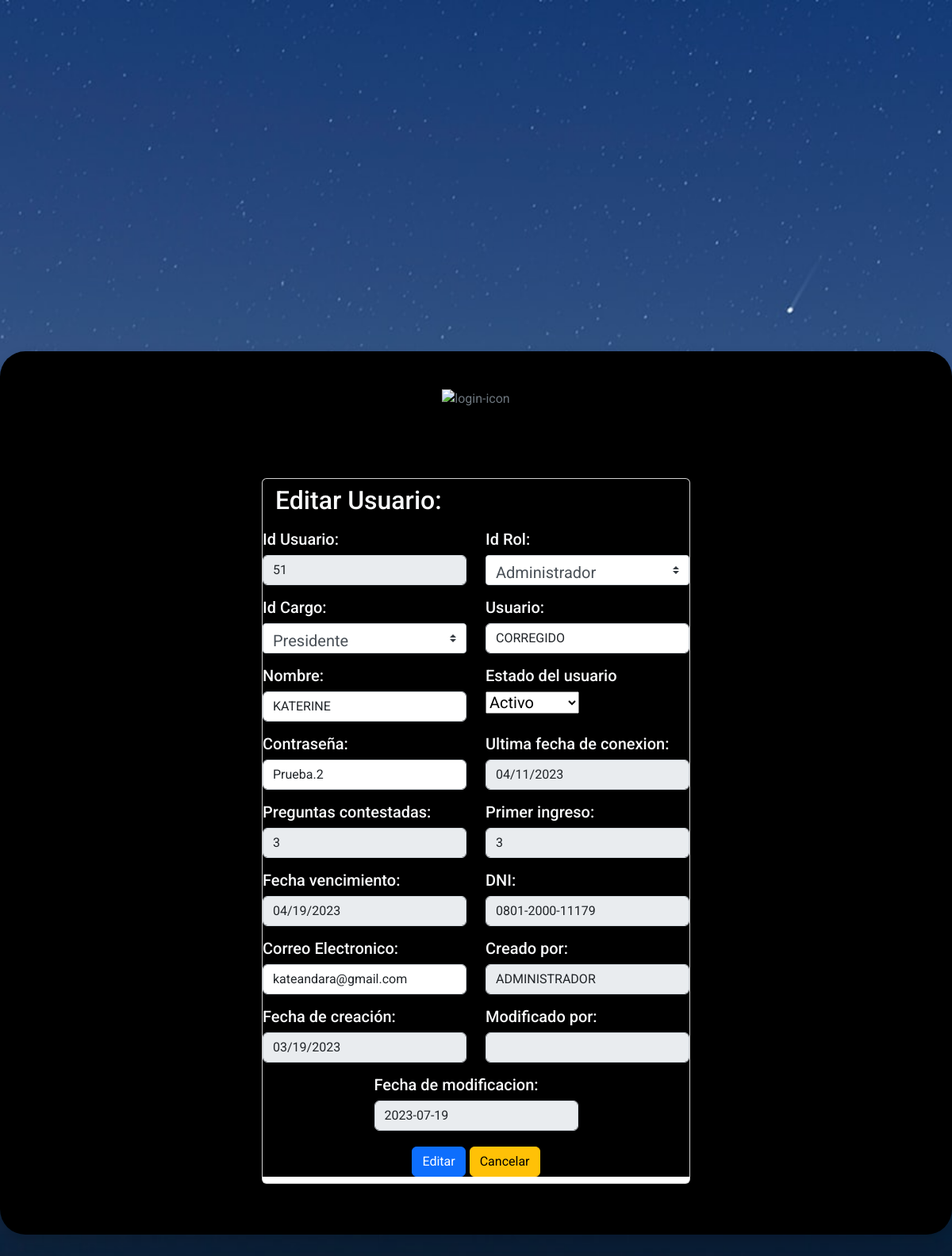
/Formularios/EditarUsuario.php?Id_Usuario=51, run on an earlier commit of the app's database.
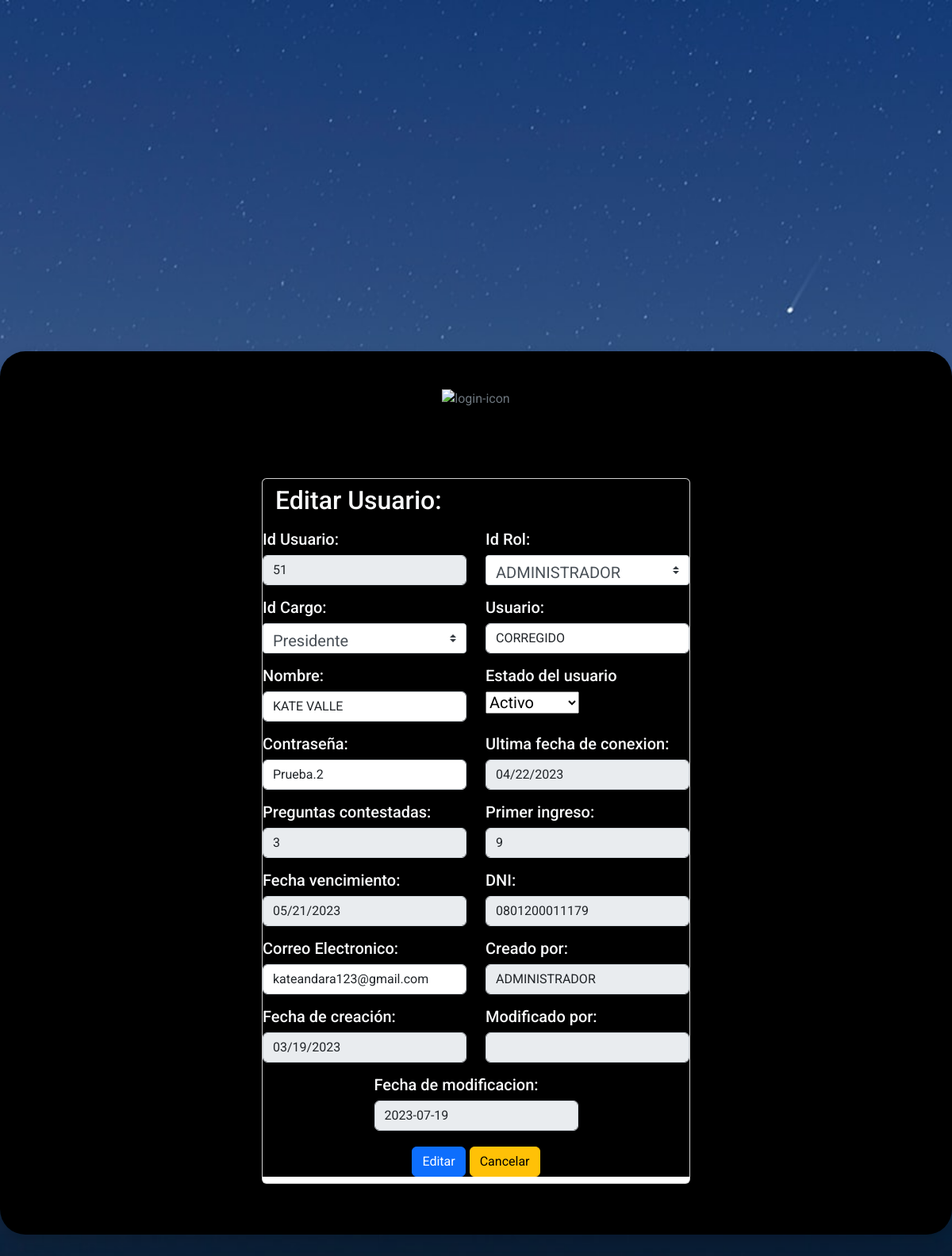
And on a later commit of the database.
### tables this page shows
CREATE TABLE `tbl_ms_usuarios` (
  `Id_Usuario` int NOT NULL AUTO_INCREMENT,
  `Id_Rol` int NOT NULL,
  `Id_Cargo` int NOT NULL,
  `Usuario` varchar(45) DEFAULT NULL,
  `Nombre` varchar(60) DEFAULT NULL,
  `Estado` varchar(45) DEFAULT NULL,
  `Contraseña` varchar(15) DEFAULT NULL,
  `Fecha_ultima_conexion` date DEFAULT NULL,
  `Preguntas_contestadas` int DEFAULT NULL,
  `Primer_ingreso` int DEFAULT NULL,
  `Fecha_vencimiento` date DEFAULT NULL,
  `DNI` varchar(16) DEFAULT NULL,
  `Correo_Electronico` varchar(45) DEFAULT NULL,
  `Creado_por` varchar(45) DEFAULT NULL,
  `Fecha_creacion` date DEFAULT NULL,
  `Modificado_por` varchar(45) DEFAULT NULL,
  `Fecha_modificacion` date DEFAULT NULL,
  PRIMARY KEY (`Id_Usuario`),
  KEY `fk_TBL_MS_USUARIOS_TBL_MS_ROLES1_idx` (`Id_Rol`),
  KEY `fk_TBL_MS_USUARIOS_TBL_CARGOS1_idx` (`Id_Cargo`),
  CONSTRAINT `FK_Id_Rol_TBL_MS_USUARIOS_TBL_MS_ROLES` FOREIGN KEY (`Id_Rol`) REFERENCES `tbl_ms_roles` (`Id_Rol`),
  CONSTRAINT `fk_TBL_MS_USUARIOS_TBL_CARGOS1` FOREIGN KEY (`Id_Cargo`) REFERENCES `tbl_cargos` (`Id_Cargo`)
);

### Formularios/EditarUsuario.php (the view, shortened to what the changed rows need)
<!doctype html>
<html lang="en">
  <head>
  <link rel="stylesheet" href="../style3.css">
<link rel="stylesheet" href="https://cdnjs.cloudflare.com/ajax/libs/font-awesome/4.7.0/css/font-awesome.min.css">
<link rel="stylesheet" href="https://maxcdn.bootstrapcdn.com/bootstrap/4.0.0/css/bootstrap.min.css">
    <link rel="stylesheet" href="https://cdn.jsdelivr.net/npm/bootstrap@5.0.2/dist/css/bootstrap.min.css">
    <link rel="stylesheet" href="https://cdn.jsdelivr.net/npm/bootstrap-icons@1.5.0/font/bootstrap-icons.css">
  <link href='https://unpkg.com/boxicons@2.1.1/css/boxicons.min.css' rel='stylesheet'>
  <link href="https://cdn.jsdelivr.net/npm/bootstrap@5.2.0/dist/css/bootstrap.min.css" rel="stylesheet">
  </head>
  <body>
  <?php
    include_once '../config/conexion2.php';
    $Id_Usuario = $_GET['Id_Usuario'];
    $sentencia = $conexion->prepare("select * from tbl_ms_usuarios where Id_Usuario = ?;");
    $sentencia->execute([$Id_Usuario]);
    $usuario = $sentencia->fetch(PDO::FETCH_OBJ);
    require_once("../config/conexion.php");
    $resultado = mysqli_query($conexion,"SELECT Id_Rol, Rol FROM tbl_ms_roles");
    ?>
<div class="bg-black p-5 rounded-5 text-secondary shadow " style="width: 80rem">
    <div class="row justify-content-center ">
        <div class="form-group col-md-6" >
            <div class="card">
                <div class="card-header bg-black">
                   <h2 class="text-light"> Editar Usuario:</h2>
                </div>
                <h5>
                <form class="p-12 bg-black" method="POST" action="EditarUsuario.php?Id_Usuario=<?php echo $_GET['Id_Usuario'] ?>">
                <div class="row justify-content-center">
                <div class="form-group col-md-6">
                        <label class="text-light"> Id Usuario: </label>
                        <input type="number" class="form-control"  readonly name="Id_Usuario"   required readonly
                        value="<?php echo $usuario->Id_Usuario; ?>">
                </div>
                    <div class="form-group col-md-6">
                        <label class="text-light">Id Rol: </label>
                        <select name="Id_Rol" class="custom-select">
                                <?php while ($fila = $resultado->fetch_assoc()):
                                    $id_rol = $fila["Id_Rol"];
                                    $rol = $fila["Rol"];
                                     $s =  ($usuario->Id_Rol == $id_rol ) ? 'selected' : '';
                                    echo "<option
                                      ".$s."
                                    value='{$id_rol}'>{$rol}
                                    </option>";
                                    endwhile;
                                ?>
                        </select>
                    </div>
                    </div>
                    <div class="row justify-content-center">
                        <div class="form-group col-md-6">
                            <label class="text-light">Usuario: </label>
                            <input style=" text-transform: uppercase; " type="text" class="form-control" name="Usuario" maxlength="45" autofocus required
                            value="<?php echo $usuario->Usuario; ?>">
                        </div>
                    </div>
                    <div class="row justify-content-center">
                        <div class="form-group col-md-6">
                            <label class="text-light">Nombre: </label>
                            <input style=" text-transform: uppercase; " type="text" class="form-control" name="Nombre" maxlength="60" autofocus required
                            value="<?php echo $usuario->Nombre; ?>">
                        </div>
                    </div>
                    <div class="row justify-content-center">
                        <div class="form-group col-md-6">
                            <label class="text-light">Contraseña: </label>
                            <input type="text" class="form-control" name="Contraseña" maxlength="15" minlength="5" autofocus required
                            value="<?php echo $usuario->Contraseña; ?>">
                        </div>
                        <div class="form-group col-md-6">
                            <label class="text-light">Ultima fecha de conexion: </label>
                            <input type="date" class="form-control" readonly name="Fecha_ultima_conexion"
                            value="<?php echo $usuario->Fecha_ultima_conexion; ?>">
                        </div>
                    </div>
                    <div class="row justify-content-center">
                        <div class="form-group col-md-6">
                            <label class="text-light">Preguntas contestadas: </label>
                            <input type="number" class="form-control" name="Preguntas_contestadas"   readonly
                            value="<?php echo $usuario->Preguntas_contestadas; ?>">
                        </div>
                        <div class="form-group col-md-6">
                            <label class="text-light">Primer ingreso: </label>
                            <input type="number" class="form-control" name="Primer_ingreso" autofocus autofocus readonly
                            value="<?php echo $usuario->Primer_ingreso; ?>">
                        </div>
                    </div>
                    <div class="row justify-content-center">
                        <div class="form-group col-md-6">
                            <label class="text-light">Fecha vencimiento: </label>
                            <input type="date" class="form-control" readonly name="Fecha_vencimiento" autofocus required  readonly
                            value="<?php echo $usuario->Fecha_vencimiento; ?>">
                        </div>
                        <div class="form-group col-md-6">
                            <label class="text-light">DNI: </label>
                            <input type="text" class="form-control" name="DNI" maxlength="16" autofocus required readonly
                            value="<?php echo $usuario->DNI; ?>">
                        </div>
                    </div>
                    <div class="row justify-content-center">
                        <div class="form-group col-md-6">
                            <label class="text-light">Correo Electronico: </label>
                            <input type="Email" class="form-control" name="Correo_Electronico" autofocus required
                            value="<?php echo $usuario->Correo_Electronico; ?>">
                        </div>
                        <div class="form-group col-md-6">
                            <label class="text-light">Creado por: </label>
                            <input type="text" class="form-control" readonly name="Creado_por" autofocus required
                            value="<?php echo $usuario->Creado_por; ?>">
                        </div>
                    </div>
                    <div class="row justify-content-center">
                        <div class="form-group col-md-6">
                            <label class="text-light">Fecha de creación: </label>
                            <input type="date" class="form-control" readonly name="Fecha_creacion" autofocus required
                            value="<?php echo $usuario->Fecha_creacion; ?>">
                        </div>
                    </div>
            </form>
        </h5>
            </div>
        </div>
    </div>
</div>
  </body>
</html>
<?php include '../components/footer.components.php' ?>

What changed in the data, as far as the page shows it:
changed tbl_ms_usuarios "CORREGIDO": Nombre "KATERINE" → "KATE VALLE"; Fecha_ultima_conexion "04/11/2023" → "04/22/2023"; Primer_ingreso "3" → "9"; Fecha_vencimiento "04/19/2023" → "05/21/2023"; DNI "0801-2000-11179" → "0801200011179"; Correo_Electronico "kateandara@gmail.com" → "kateandara123@gmail.com"
Also different on the page:
form field Id_Rol: "Administrador" → "ADMINISTRADOR"
